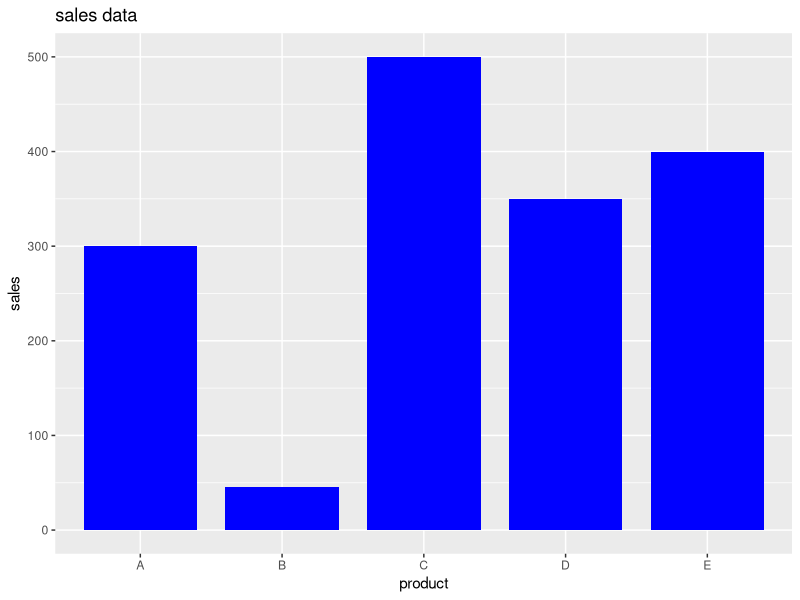

This chart was generated by the following R code:
library(ggplot2)
sales_data=data.frame(
  product=c("A","B","C","D","E"),
  sales=c(300,45,500,350,400)
)
ggplot(sales_data,aes(x=product, y=sales))+
  geom_bar(fill="blue",stat="identity",alpha=1.5,width=0.8)+
  labs(x="product",
       y="sales",
       title="sales data")
